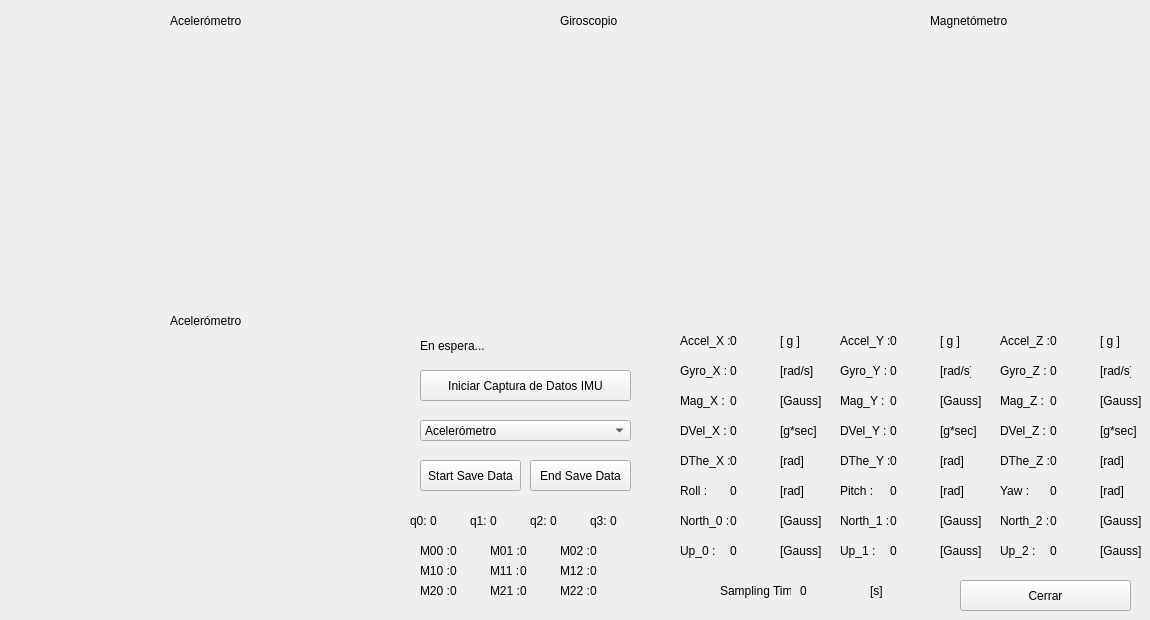
  <widget class="QWidget" name="centralWidget">
   <widget class="QCustomPlot" name="Plot" native="true">
    <property name="geometry">
     <rect>
      <x>20</x>
      <y>40</y>
      <width>361</width>
      <height>261</height>
     </rect>
    </property>
   </widget>
   <widget class="QPushButton" name="pushButton">
    <property name="geometry">
     <rect>
      <x>960</x>
      <y>580</y>
      <width>171</width>
      <height>31</height>
     </rect>
    </property>
    <property name="text">
     <string>Cerrar</string>
    </property>
   </widget>
   <widget class="QCustomPlot" name="Plot_2" native="true">
    <property name="geometry">
     <rect>
      <x>400</x>
      <y>40</y>
      <width>361</width>
      <height>261</height>
     </rect>
    </property>
   </widget>
   <widget class="QCustomPlot" name="Plot_3" native="true">
    <property name="geometry">
     <rect>
      <x>780</x>
      <y>40</y>
      <width>361</width>
      <height>261</height>
     </rect>
    </property>
   </widget>
   <widget class="QCustomPlot" name="Plot_4" native="true">
    <property name="geometry">
     <rect>
      <x>20</x>
      <y>340</y>
      <width>361</width>
      <height>261</height>
     </rect>
    </property>
   </widget>
   <widget class="QPushButton" name="ButtonIMU">
    <property name="geometry">
     <rect>
      <x>420</x>
      <y>370</y>
      <width>211</width>
      <height>31</height>
     </rect>
    </property>
    <property name="styleSheet">
     <string notr="true"/>
    </property>
    <property name="text">
     <string>Iniciar Captura de Datos IMU</string>
    </property>
   </widget>
   <widget class="QLabel" name="label_imu">
    <property name="geometry">
     <rect>
      <x>420</x>
      <y>330</y>
      <width>201</width>
      <height>31</height>
     </rect>
    </property>
    <property name="styleSheet">
     <string notr="true"/>
    </property>
    <property name="text">
     <string>En espera...</string>
    </property>
   </widget>
   <widget class="QLabel" name="label_4">
    <property name="geometry">
     <rect>
      <x>720</x>
      <y>580</y>
      <width>71</width>
      <height>21</height>
     </rect>
    </property>
    <property name="text">
     <string>Sampling Time</string>
    </property>
   </widget>
   <widget class="QLabel" name="label_tsamp">
    <property name="geometry">
     <rect>
      <x>800</x>
      <y>580</y>
      <width>61</width>
      <height>21</height>
     </rect>
    </property>
    <property name="text">
     <string>0</string>
    </property>
   </widget>
   <widget class="QLabel" name="label_5">
    <property name="geometry">
     <rect>
      <x>870</x>
      <y>580</y>
      <width>21</width>
      <height>21</height>
     </rect>
    </property>
    <property name="text">
     <string>[s]</string>
    </property>
   </widget>
   <widget class="QPushButton" name="reset_b">
    <property name="geometry">
     <rect>
      <x>420</x>
      <y>460</y>
      <width>101</width>
      <height>31</height>
     </rect>
    </property>
    <property name="text">
     <string>Start Save Data</string>
    </property>
   </widget>
   <widget class="QPushButton" name="end_save">
    <property name="geometry">
     <rect>
      <x>530</x>
      <y>460</y>
      <width>101</width>
      <height>31</height>
     </rect>
    </property>
    <property name="text">
     <string>End Save Data</string>
    </property>
   </widget>
   <widget class="QComboBox" name="sensorBox">
    <property name="geometry">
     <rect>
      <x>420</x>
      <y>420</y>
      <width>211</width>
      <height>21</height>
     </rect>
    </property>
    <property name="styleSheet">
     <string notr="true"/>
    </property>
    <item>
     <property name="text">
      <string>Acelerómetro</string>
     </property>
    </item>
    <item>
     <property name="text">
      <string>Giroscopio</string>
     </property>
    </item>
    <item>
     <property name="text">
      <string>Magnetómetro</string>
     </property>
    </item>
    <item>
     <property name="text">
      <string>Delta Velocidad</string>
     </property>
    </item>
    <item>
     <property name="text">
      <string>Delta Theta</string>
     </property>
    </item>
    <item>
     <property name="text">
      <string>Ángulos Euler</string>
     </property>
    </item>
    <item>
     <property name="text">
      <string>North Vector</string>
     </property>
    </item>
    <item>
     <property name="text">
      <string>Up Vector</string>
     </property>
    </item>
   </widget>
   <widget class="QLabel" name="label">
    <property name="geometry">
     <rect>
      <x>170</x>
      <y>10</y>
      <width>91</width>
      <height>21</height>
     </rect>
    </property>
    <property name="styleSheet">
     <string notr="true">font: 10pt &quot;MS Shell Dlg 2&quot;;</string>
    </property>
    <property name="text">
     <string>Acelerómetro</string>
    </property>
   </widget>
   <widget class="QLabel" name="label_2">
    <property name="geometry">
     <rect>
      <x>560</x>
      <y>10</y>
      <width>71</width>
      <height>21</height>
     </rect>
    </property>
    <property name="styleSheet">
     <string notr="true">font: 10pt &quot;MS Shell Dlg 2&quot;;</string>
    </property>
    <property name="text">
     <string>Giroscopio</string>
    </property>
   </widget>
   <widget class="QLabel" name="label_3">
    <property name="geometry">
     <rect>
      <x>930</x>
      <y>10</y>
      <width>91</width>
      <height>21</height>
     </rect>
    </property>
    <property name="styleSheet">
     <string notr="true">font: 10pt &quot;MS Shell Dlg 2&quot;;</string>
    </property>
    <property name="text">
     <string>Magnetómetro</string>
    </property>
   </widget>
   <widget class="QLabel" name="val_acel_x">
    <property name="geometry">
     <rect>
      <x>730</x>
      <y>330</y>
      <width>51</width>
      <height>21</height>
     </rect>
    </property>
    <property name="text">
     <string>0</string>
    </property>
   </widget>
   <widget class="QLabel" name="label_acel_x">
    <property name="geometry">
     <rect>
      <x>680</x>
      <y>330</y>
      <width>51</width>
      <height>21</height>
     </rect>
    </property>
    <property name="styleSheet">
     <string notr="true"/>
    </property>
    <property name="text">
     <string>Accel_X :</string>
    </property>
   </widget>
   <widget class="QLabel" name="label_6">
    <property name="geometry">
     <rect>
      <x>780</x>
      <y>330</y>
      <width>31</width>
      <height>21</height>
     </rect>
    </property>
    <property name="text">
     <string>[ g ]</string>
    </property>
   </widget>
   <widget class="QLabel" name="val_acel_y">
    <property name="geometry">
     <rect>
      <x>890</x>
      <y>330</y>
      <width>51</width>
      <height>21</height>
     </rect>
    </property>
    <property name="text">
     <string>0</string>
    </property>
   </widget>
   <widget class="QLabel" name="label_unit_roll_3">
    <property name="geometry">
     <rect>
      <x>940</x>
      <y>330</y>
      <width>31</width>
      <height>21</height>
     </rect>
    </property>
    <property name="text">
     <string>[ g ]</string>
    </property>
   </widget>
   <widget class="QLabel" name="label_acel_y">
    <property name="geometry">
     <rect>
      <x>840</x>
      <y>330</y>
      <width>51</width>
      <height>21</height>
     </rect>
    </property>
    <property name="text">
     <string>Accel_Y :</string>
    </property>
   </widget>
   <widget class="QLabel" name="label_acel_z">
    <property name="geometry">
     <rect>
      <x>1000</x>
      <y>330</y>
      <width>51</width>
      <height>21</height>
     </rect>
    </property>
    <property name="styleSheet">
     <string notr="true"/>
    </property>
    <property name="text">
     <string>Accel_Z :</string>
    </property>
   </widget>
   <widget class="QLabel" name="val_acel_z">
    <property name="geometry">
     <rect>
      <x>1050</x>
      <y>330</y>
      <width>51</width>
      <height>21</height>
     </rect>
    </property>
    <property name="text">
     <string>0</string>
    </property>
   </widget>
   <widget class="QLabel" name="label_unit_roll_4">
    <property name="geometry">
     <rect>
      <x>1100</x>
      <y>330</y>
      <width>31</width>
      <height>21</height>
     </rect>
    </property>
    <property name="styleSheet">
     <string notr="true"/>
    </property>
    <property name="text">
     <string>[ g ]</string>
    </property>
   </widget>
   <widget class="QLabel" name="label_unit_roll_5">
    <property name="geometry">
     <rect>
      <x>1100</x>
      <y>360</y>
      <width>31</width>
      <height>21</height>
     </rect>
    </property>
    <property name="text">
     <string>[rad/s]</string>
    </property>
   </widget>
   <widget class="QLabel" name="label_gyro_y">
    <property name="geometry">
     <rect>
      <x>840</x>
      <y>360</y>
      <width>51</width>
      <height>21</height>
     </rect>
    </property>
    <property name="text">
     <string>Gyro_Y :</string>
    </property>
   </widget>
   <widget class="QLabel" name="val_gyro_x">
    <property name="geometry">
     <rect>
      <x>730</x>
      <y>360</y>
      <width>51</width>
      <height>21</height>
     </rect>
    </property>
    <property name="text">
     <string>0</string>
    </property>
   </widget>
   <widget class="QLabel" name="val_gyro_z">
    <property name="geometry">
     <rect>
      <x>1050</x>
      <y>360</y>
      <width>51</width>
      <height>21</height>
     </rect>
    </property>
    <property name="text">
     <string>0</string>
    </property>
   </widget>
   <widget class="QLabel" name="val_gyro_y">
    <property name="geometry">
     <rect>
      <x>890</x>
      <y>360</y>
      <width>51</width>
      <height>21</height>
     </rect>
    </property>
    <property name="text">
     <string>0</string>
    </property>
   </widget>
   <widget class="QLabel" name="label_gyro_z">
    <property name="geometry">
     <rect>
      <x>1000</x>
      <y>360</y>
      <width>51</width>
      <height>21</height>
     </rect>
    </property>
    <property name="text">
     <string>Gyro_Z :</string>
    </property>
   </widget>
   <widget class="QLabel" name="label_unit_roll_6">
    <property name="geometry">
     <rect>
      <x>780</x>
      <y>360</y>
      <width>41</width>
      <height>21</height>
     </rect>
    </property>
    <property name="text">
     <string>[rad/s]</string>
    </property>
   </widget>
   <widget class="QLabel" name="label_unit_roll_7">
    <property name="geometry">
     <rect>
      <x>940</x>
      <y>360</y>
      <width>31</width>
      <height>21</height>
     </rect>
    </property>
    <property name="text">
     <string>[rad/s]</string>
    </property>
   </widget>
   <widget class="QLabel" name="label_gyro_x">
    <property name="geometry">
     <rect>
      <x>680</x>
      <y>360</y>
      <width>51</width>
      <height>21</height>
     </rect>
    </property>
    <property name="text">
     <string>Gyro_X :</string>
    </property>
   </widget>
   <widget class="QLabel" name="label_unit_roll_8">
    <property name="geometry">
     <rect>
      <x>940</x>
      <y>390</y>
      <width>41</width>
      <height>21</height>
     </rect>
    </property>
    <property name="text">
     <string>[Gauss]</string>
    </property>
   </widget>
   <widget class="QLabel" name="label_unit_roll_9">
    <property name="geometry">
     <rect>
      <x>780</x>
      <y>390</y>
      <width>41</width>
      <height>21</height>
     </rect>
    </property>
    <property name="text">
     <string>[Gauss]</string>
    </property>
   </widget>
   <widget class="QLabel" name="val_mag_y">
    <property name="geometry">
     <rect>
      <x>890</x>
      <y>390</y>
      <width>51</width>
      <height>21</height>
     </rect>
    </property>
    <property name="text">
     <string>0</string>
    </property>
   </widget>
   <widget class="QLabel" name="label_mag_z">
    <property name="geometry">
     <rect>
      <x>1000</x>
      <y>390</y>
      <width>51</width>
      <height>21</height>
     </rect>
    </property>
    <property name="text">
     <string>Mag_Z :</string>
    </property>
   </widget>
   <widget class="QLabel" name="label_unit_roll_10">
    <property name="geometry">
     <rect>
      <x>1100</x>
      <y>390</y>
      <width>41</width>
      <height>21</height>
     </rect>
    </property>
    <property name="text">
     <string>[Gauss]</string>
    </property>
   </widget>
   <widget class="QLabel" name="label_mag_y">
    <property name="geometry">
     <rect>
      <x>840</x>
      <y>390</y>
      <width>51</width>
      <height>21</height>
     </rect>
    </property>
    <property name="text">
     <string>Mag_Y :</string>
    </property>
   </widget>
   <widget class="QLabel" name="val_mag_x">
    <property name="geometry">
     <rect>
      <x>730</x>
      <y>390</y>
      <width>51</width>
      <height>21</height>
     </rect>
    </property>
    <property name="text">
     <string>0</string>
    </property>
   </widget>
   <widget class="QLabel" name="val_mag_z">
    <property name="geometry">
     <rect>
      <x>1050</x>
      <y>390</y>
      <width>51</width>
      <height>21</height>
     </rect>
    </property>
    <property name="text">
     <string>0</string>
    </property>
   </widget>
   <widget class="QLabel" name="label_mag_x">
    <property name="geometry">
     <rect>
      <x>680</x>
      <y>390</y>
      <width>51</width>
      <height>21</height>
     </rect>
    </property>
    <property name="text">
     <string>Mag_X :</string>
    </property>
   </widget>
   <widget class="QLabel" name="label_dvel_x">
    <property name="geometry">
     <rect>
      <x>680</x>
      <y>420</y>
      <width>51</width>
      <height>21</height>
     </rect>
    </property>
    <property name="text">
     <string>DVel_X :</string>
    </property>
   </widget>
   <widget class="QLabel" name="label_unit_roll_11">
    <property name="geometry">
     <rect>
      <x>780</x>
      <y>420</y>
      <width>41</width>
      <height>21</height>
     </rect>
    </property>
    <property name="text">
     <string>[g*sec]</string>
    </property>
   </widget>
   <widget class="QLabel" name="val_dvel_y">
    <property name="geometry">
     <rect>
      <x>890</x>
      <y>420</y>
      <width>51</width>
      <height>21</height>
     </rect>
    </property>
    <property name="text">
     <string>0</string>
    </property>
   </widget>
   <widget class="QLabel" name="label_dvel_z">
    <property name="geometry">
     <rect>
      <x>1000</x>
      <y>420</y>
      <width>51</width>
      <height>21</height>
     </rect>
    </property>
    <property name="text">
     <string>DVel_Z :</string>
    </property>
   </widget>
   <widget class="QLabel" name="label_dvel_y">
    <property name="geometry">
     <rect>
      <x>840</x>
      <y>420</y>
      <width>51</width>
      <height>21</height>
     </rect>
    </property>
    <property name="text">
     <string>DVel_Y :</string>
    </property>
   </widget>
   <widget class="QLabel" name="val_dvel_z">
    <property name="geometry">
     <rect>
      <x>1050</x>
      <y>420</y>
      <width>51</width>
      <height>21</height>
     </rect>
    </property>
    <property name="text">
     <string>0</string>
    </property>
   </widget>
   <widget class="QLabel" name="label_unit_roll_12">
    <property name="geometry">
     <rect>
      <x>940</x>
      <y>420</y>
      <width>41</width>
      <height>21</height>
     </rect>
    </property>
    <property name="text">
     <string>[g*sec]</string>
    </property>
   </widget>
   <widget class="QLabel" name="label_unit_roll_13">
    <property name="geometry">
     <rect>
      <x>1100</x>
      <y>420</y>
      <width>41</width>
      <height>21</height>
     </rect>
    </property>
    <property name="text">
     <string>[g*sec]</string>
    </property>
   </widget>
   <widget class="QLabel" name="val_dvel_x">
    <property name="geometry">
     <rect>
      <x>730</x>
      <y>420</y>
      <width>51</width>
      <height>21</height>
     </rect>
    </property>
    <property name="text">
     <string>0</string>
    </property>
   </widget>
   <widget class="QLabel" name="label_dthe_x">
    <property name="geometry">
     <rect>
      <x>680</x>
      <y>450</y>
      <width>51</width>
      <height>21</height>
     </rect>
    </property>
    <property name="text">
     <string>DThe_X :</string>
    </property>
   </widget>
   <widget class="QLabel" name="label_unit_roll_14">
    <property name="geometry">
     <rect>
      <x>780</x>
      <y>450</y>
      <width>41</width>
      <height>21</height>
     </rect>
    </property>
    <property name="text">
     <string>[rad]</string>
    </property>
   </widget>
   <widget class="QLabel" name="label_unit_roll_15">
    <property name="geometry">
     <rect>
      <x>1100</x>
      <y>450</y>
      <width>41</width>
      <height>21</height>
     </rect>
    </property>
    <property name="text">
     <string>[rad]</string>
    </property>
   </widget>
   <widget class="QLabel" name="val_dthe_y">
    <property name="geometry">
     <rect>
      <x>890</x>
      <y>450</y>
      <width>51</width>
      <height>21</height>
     </rect>
    </property>
    <property name="text">
     <string>0</string>
    </property>
   </widget>
   <widget class="QLabel" name="label_dthe_z">
    <property name="geometry">
     <rect>
      <x>1000</x>
      <y>450</y>
      <width>51</width>
      <height>21</height>
     </rect>
    </property>
    <property name="text">
     <string>DThe_Z :</string>
    </property>
   </widget>
   <widget class="QLabel" name="label_dthe_y">
    <property name="geometry">
     <rect>
      <x>840</x>
      <y>450</y>
      <width>51</width>
      <height>21</height>
     </rect>
    </property>
    <property name="text">
     <string>DThe_Y :</string>
    </property>
   </widget>
   <widget class="QLabel" name="val_dthe_x">
    <property name="geometry">
     <rect>
      <x>730</x>
      <y>450</y>
      <width>51</width>
      <height>21</height>
     </rect>
    </property>
    <property name="text">
     <string>0</string>
    </property>
   </widget>
   <widget class="QLabel" name="val_dthe_z">
    <property name="geometry">
     <rect>
      <x>1050</x>
      <y>450</y>
      <width>51</width>
      <height>21</height>
     </rect>
    </property>
    <property name="text">
     <string>0</string>
    </property>
   </widget>
   <widget class="QLabel" name="label_unit_roll_16">
    <property name="geometry">
     <rect>
      <x>940</x>
      <y>450</y>
      <width>41</width>
      <height>21</height>
     </rect>
    </property>
    <property name="text">
     <string>[rad]</string>
    </property>
   </widget>
   <widget class="QLabel" name="sensorLabel">
    <property name="geometry">
     <rect>
      <x>170</x>
      <y>310</y>
      <width>91</width>
      <height>21</height>
     </rect>
    </property>
    <property name="styleSheet">
     <string notr="true">font: 10pt &quot;MS Shell Dlg 2&quot;;</string>
    </property>
    <property name="text">
     <string>Acelerómetro</string>
    </property>
   </widget>
   <widget class="QLabel" name="label_unit_roll_17">
    <property name="geometry">
     <rect>
      <x>1100</x>
      <y>480</y>
      <width>41</width>
      <height>21</height>
     </rect>
    </property>
    <property name="text">
     <string>[rad]</string>
    </property>
   </widget>
   <widget class="QLabel" name="label_unit_roll_18">
    <property name="geometry">
     <rect>
      <x>780</x>
      <y>480</y>
      <width>41</width>
      <height>21</height>
     </rect>
    </property>
    <property name="text">
     <string>[rad]</string>
    </property>
   </widget>
   <widget class="QLabel" name="label_yaw">
    <property name="geometry">
     <rect>
      <x>1000</x>
      <y>480</y>
      <width>51</width>
      <height>21</height>
     </rect>
    </property>
    <property name="text">
     <string>Yaw :</string>
    </property>
   </widget>
   <widget class="QLabel" name="val_yaw">
    <property name="geometry">
     <rect>
      <x>1050</x>
      <y>480</y>
      <width>51</width>
      <height>21</height>
     </rect>
    </property>
    <property name="text">
     <string>0</string>
    </property>
   </widget>
   <widget class="QLabel" name="label_roll">
    <property name="geometry">
     <rect>
      <x>680</x>
      <y>480</y>
      <width>51</width>
      <height>21</height>
     </rect>
    </property>
    <property name="text">
     <string>Roll :</string>
    </property>
   </widget>
   <widget class="QLabel" name="val_roll">
    <property name="geometry">
     <rect>
      <x>730</x>
      <y>480</y>
      <width>51</width>
      <height>21</height>
     </rect>
    </property>
    <property name="text">
     <string>0</string>
    </property>
   </widget>
   <widget class="QLabel" name="label_pitch">
    <property name="geometry">
     <rect>
      <x>840</x>
      <y>480</y>
      <width>51</width>
      <height>21</height>
     </rect>
    </property>
    <property name="text">
     <string>Pitch :</string>
    </property>
   </widget>
   <widget class="QLabel" name="label_unit_roll_19">
    <property name="geometry">
     <rect>
      <x>940</x>
      <y>480</y>
      <width>41</width>
      <height>21</height>
     </rect>
    </property>
    <property name="text">
     <string>[rad]</string>
    </property>
   </widget>
   <widget class="QLabel" name="val_pitch">
    <property name="geometry">
     <rect>
      <x>890</x>
      <y>480</y>
      <width>51</width>
      <height>21</height>
     </rect>
    </property>
    <property name="text">
     <string>0</string>
    </property>
   </widget>
   <widget class="QLabel" name="label_nor2">
    <property name="geometry">
     <rect>
      <x>1000</x>
      <y>510</y>
      <width>51</width>
      <height>21</height>
     </rect>
    </property>
    <property name="text">
     <string>North_2 :</string>
    </property>
   </widget>
   <widget class="QLabel" name="label_unit_roll_20">
    <property name="geometry">
     <rect>
      <x>780</x>
      <y>510</y>
      <width>41</width>
      <height>21</height>
     </rect>
    </property>
    <property name="text">
     <string>[Gauss]</string>
    </property>
   </widget>
   <widget class="QLabel" name="label_nor1">
    <property name="geometry">
     <rect>
      <x>840</x>
      <y>510</y>
      <width>51</width>
      <height>21</height>
     </rect>
    </property>
    <property name="text">
     <string>North_1 :</string>
    </property>
   </widget>
   <widget class="QLabel" name="label_unit_roll_21">
    <property name="geometry">
     <rect>
      <x>940</x>
      <y>510</y>
      <width>41</width>
      <height>21</height>
     </rect>
    </property>
    <property name="text">
     <string>[Gauss]</string>
    </property>
   </widget>
   <widget class="QLabel" name="label_unit_roll_22">
    <property name="geometry">
     <rect>
      <x>1100</x>
      <y>510</y>
      <width>41</width>
      <height>21</height>
     </rect>
    </property>
    <property name="text">
     <string>[Gauss]</string>
    </property>
   </widget>
   <widget class="QLabel" name="val_nor_0">
    <property name="geometry">
     <rect>
      <x>730</x>
      <y>510</y>
      <width>51</width>
      <height>21</height>
     </rect>
    </property>
    <property name="text">
     <string>0</string>
    </property>
   </widget>
   <widget class="QLabel" name="val_nor_1">
    <property name="geometry">
     <rect>
      <x>890</x>
      <y>510</y>
      <width>51</width>
      <height>21</height>
     </rect>
    </property>
    <property name="text">
     <string>0</string>
    </property>
   </widget>
   <widget class="QLabel" name="val_nor_2">
    <property name="geometry">
     <rect>
      <x>1050</x>
      <y>510</y>
      <width>51</width>
      <height>21</height>
     </rect>
    </property>
    <property name="text">
     <string>0</string>
    </property>
   </widget>
   <widget class="QLabel" name="label_nor0">
    <property name="geometry">
     <rect>
      <x>680</x>
      <y>510</y>
      <width>51</width>
      <height>21</height>
     </rect>
    </property>
    <property name="text">
     <string>North_0 :</string>
    </property>
   </widget>
   <widget class="QLabel" name="label_unit_roll_23">
    <property name="geometry">
     <rect>
      <x>940</x>
      <y>540</y>
      <width>41</width>
      <height>21</height>
     </rect>
    </property>
    <property name="text">
     <string>[Gauss]</string>
    </property>
   </widget>
   <widget class="QLabel" name="label_unit_roll_24">
    <property name="geometry">
     <rect>
      <x>1100</x>
      <y>540</y>
      <width>41</width>
      <height>21</height>
     </rect>
    </property>
    <property name="text">
     <string>[Gauss]</string>
    </property>
   </widget>
   <widget class="QLabel" name="val_up_1">
    <property name="geometry">
     <rect>
      <x>890</x>
      <y>540</y>
      <width>51</width>
      <height>21</height>
     </rect>
    </property>
    <property name="text">
     <string>0</string>
    </property>
   </widget>
   <widget class="QLabel" name="label_up0">
    <property name="geometry">
     <rect>
      <x>680</x>
      <y>540</y>
      <width>51</width>
      <height>21</height>
     </rect>
    </property>
    <property name="text">
     <string>Up_0 :</string>
    </property>
   </widget>
   <widget class="QLabel" name="label_unit_roll_25">
    <property name="geometry">
     <rect>
      <x>780</x>
      <y>540</y>
      <width>41</width>
      <height>21</height>
     </rect>
    </property>
    <property name="text">
     <string>[Gauss]</string>
    </property>
   </widget>
   <widget class="QLabel" name="val_up_0">
    <property name="geometry">
     <rect>
      <x>730</x>
      <y>540</y>
      <width>51</width>
      <height>21</height>
     </rect>
    </property>
    <property name="text">
     <string>0</string>
    </property>
   </widget>
   <widget class="QLabel" name="val_up_2">
    <property name="geometry">
     <rect>
      <x>1050</x>
      <y>540</y>
      <width>51</width>
      <height>21</height>
     </rect>
    </property>
    <property name="text">
     <string>0</string>
    </property>
   </widget>
   <widget class="QLabel" name="label_up2">
    <property name="geometry">
     <rect>
      <x>1000</x>
      <y>540</y>
      <width>51</width>
      <height>21</height>
     </rect>
    </property>
    <property name="text">
     <string>Up_2 :</string>
    </property>
   </widget>
   <widget class="QLabel" name="label_up1">
    <property name="geometry">
     <rect>
      <x>840</x>
      <y>540</y>
      <width>51</width>
      <height>21</height>
     </rect>
    </property>
    <property name="text">
     <string>Up_1 :</string>
    </property>
   </widget>
   <widget class="QLabel" name="val_q0">
    <property name="geometry">
     <rect>
      <x>430</x>
      <y>510</y>
      <width>31</width>
      <height>21</height>
     </rect>
    </property>
    <property name="text">
     <string>0</string>
    </property>
   </widget>
   <widget class="QLabel" name="label_q0">
    <property name="geometry">
     <rect>
      <x>410</x>
      <y>510</y>
      <width>21</width>
      <height>21</height>
     </rect>
    </property>
    <property name="styleSheet">
     <string notr="true"/>
    </property>
    <property name="text">
     <string>q0:</string>
    </property>
   </widget>
   <widget class="QLabel" name="label_q1">
    <property name="geometry">
     <rect>
      <x>470</x>
      <y>510</y>
      <width>21</width>
      <height>21</height>
     </rect>
    </property>
    <property name="styleSheet">
     <string notr="true"/>
    </property>
    <property name="text">
     <string>q1:</string>
    </property>
   </widget>
   <widget class="QLabel" name="val_q1">
    <property name="geometry">
     <rect>
      <x>490</x>
      <y>510</y>
      <width>31</width>
      <height>21</height>
     </rect>
    </property>
    <property name="text">
     <string>0</string>
    </property>
   </widget>
   <widget class="QLabel" name="val_q2">
    <property name="geometry">
     <rect>
      <x>550</x>
      <y>510</y>
      <width>31</width>
      <height>21</height>
     </rect>
    </property>
    <property name="text">
     <string>0</string>
    </property>
   </widget>
   <widget class="QLabel" name="label_q2">
    <property name="geometry">
     <rect>
      <x>530</x>
      <y>510</y>
      <width>21</width>
      <height>21</height>
     </rect>
    </property>
    <property name="styleSheet">
     <string notr="true"/>
    </property>
    <property name="text">
     <string>q2:</string>
    </property>
   </widget>
   <widget class="QLabel" name="label_q3">
    <property name="geometry">
     <rect>
      <x>590</x>
      <y>510</y>
      <width>21</width>
      <height>21</height>
     </rect>
    </property>
    <property name="styleSheet">
     <string notr="true"/>
    </property>
    <property name="text">
     <string>q3:</string>
    </property>
   </widget>
   <widget class="QLabel" name="val_q3">
    <property name="geometry">
     <rect>
      <x>610</x>
      <y>510</y>
      <width>31</width>
      <height>21</height>
     </rect>
    </property>
    <property name="text">
     <string>0</string>
    </property>
   </widget>
   <widget class="QLabel" name="val_m01">
    <property name="geometry">
     <rect>
      <x>520</x>
      <y>540</y>
      <width>31</width>
      <height>21</height>
     </rect>
    </property>
    <property name="text">
     <string>0</string>
    </property>
   </widget>
   <widget class="QLabel" name="label_m00">
    <property name="geometry">
     <rect>
      <x>420</x>
      <y>540</y>
      <width>31</width>
      <height>21</height>
     </rect>
    </property>
    <property name="styleSheet">
     <string notr="true"/>
    </property>
    <property name="text">
     <string>M00 :</string>
    </property>
   </widget>
   <widget class="QLabel" name="label_m02">
    <property name="geometry">
     <rect>
      <x>560</x>
      <y>540</y>
      <width>31</width>
      <height>21</height>
     </rect>
    </property>
    <property name="styleSheet">
     <string notr="true"/>
    </property>
    <property name="text">
     <string>M02 :</string>
    </property>
   </widget>
   <widget class="QLabel" name="val_m00">
    <property name="geometry">
     <rect>
      <x>450</x>
      <y>540</y>
      <width>31</width>
      <height>21</height>
     </rect>
    </property>
    <property name="text">
     <string>0</string>
    </property>
   </widget>
   <widget class="QLabel" name="val_m02">
    <property name="geometry">
     <rect>
      <x>590</x>
      <y>540</y>
      <width>31</width>
      <height>21</height>
     </rect>
    </property>
    <property name="text">
     <string>0</string>
    </property>
   </widget>
   <widget class="QLabel" name="label_m01">
    <property name="geometry">
     <rect>
      <x>490</x>
      <y>540</y>
      <width>31</width>
      <height>21</height>
     </rect>
    </property>
    <property name="styleSheet">
     <string notr="true"/>
    </property>
    <property name="text">
     <string>M01 :</string>
    </property>
   </widget>
   <widget class="QLabel" name="val_m12">
    <property name="geometry">
     <rect>
      <x>590</x>
      <y>560</y>
      <width>31</width>
      <height>21</height>
     </rect>
    </property>
    <property name="text">
     <string>0</string>
    </property>
   </widget>
   <widget class="QLabel" name="label_m10">
    <property name="geometry">
     <rect>
      <x>420</x>
      <y>560</y>
      <width>31</width>
      <height>21</height>
     </rect>
    </property>
    <property name="styleSheet">
     <string notr="true"/>
    </property>
    <property name="text">
     <string>M10 :</string>
    </property>
   </widget>
   <widget class="QLabel" name="val_m10">
    <property name="geometry">
     <rect>
      <x>450</x>
      <y>560</y>
      <width>31</width>
      <height>21</height>
     </rect>
    </property>
    <property name="text">
     <string>0</string>
    </property>
   </widget>
   <widget class="QLabel" name="label_m12">
    <property name="geometry">
     <rect>
      <x>560</x>
      <y>560</y>
      <width>31</width>
      <height>21</height>
     </rect>
    </property>
    <property name="styleSheet">
     <string notr="true"/>
    </property>
    <property name="text">
     <string>M12 :</string>
    </property>
   </widget>
   <widget class="QLabel" name="label_m11">
    <property name="geometry">
     <rect>
      <x>490</x>
      <y>560</y>
      <width>31</width>
      <height>21</height>
     </rect>
    </property>
    <property name="styleSheet">
     <string notr="true"/>
    </property>
    <property name="text">
     <string>M11 :</string>
    </property>
   </widget>
   <widget class="QLabel" name="val_m11">
    <property name="geometry">
     <rect>
      <x>520</x>
      <y>560</y>
      <width>31</width>
      <height>21</height>
     </rect>
    </property>
    <property name="text">
     <string>0</string>
    </property>
   </widget>
   <widget class="QLabel" name="val_m22">
    <property name="geometry">
     <rect>
      <x>590</x>
      <y>580</y>
      <width>31</width>
      <height>21</height>
     </rect>
    </property>
    <property name="text">
     <string>0</string>
    </property>
   </widget>
   <widget class="QLabel" name="label_m20">
    <property name="geometry">
     <rect>
      <x>420</x>
      <y>580</y>
      <width>31</width>
      <height>21</height>
     </rect>
    </property>
    <property name="styleSheet">
     <string notr="true"/>
    </property>
    <property name="text">
     <string>M20 :</string>
    </property>
   </widget>
   <widget class="QLabel" name="val_m20">
    <property name="geometry">
     <rect>
      <x>450</x>
      <y>580</y>
      <width>31</width>
      <height>21</height>
     </rect>
    </property>
    <property name="text">
     <string>0</string>
    </property>
   </widget>
   <widget class="QLabel" name="label_m22">
    <property name="geometry">
     <rect>
      <x>560</x>
      <y>580</y>
      <width>31</width>
      <height>21</height>
     </rect>
    </property>
    <property name="styleSheet">
     <string notr="true"/>
    </property>
    <property name="text">
     <string>M22 :</string>
    </property>
   </widget>
   <widget class="QLabel" name="label_m21">
    <property name="geometry">
     <rect>
      <x>490</x>
      <y>580</y>
      <width>31</width>
      <height>21</height>
     </rect>
    </property>
    <property name="styleSheet">
     <string notr="true"/>
    </property>
    <property name="text">
     <string>M21 :</string>
    </property>
   </widget>
   <widget class="QLabel" name="val_m21">
    <property name="geometry">
     <rect>
      <x>520</x>
      <y>580</y>
      <width>31</width>
      <height>21</height>
     </rect>
    </property>
    <property name="text">
     <string>0</string>
    </property>
   </widget>
  </widget>
